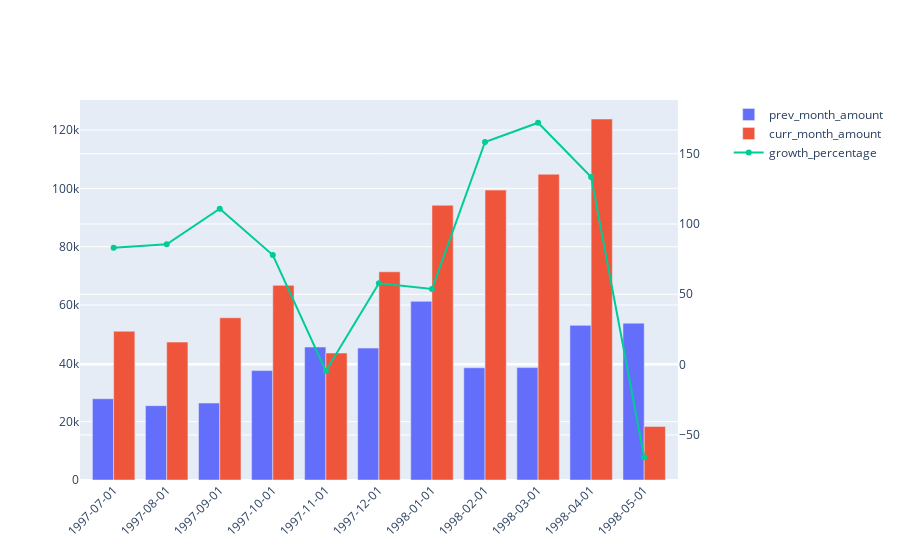

Here is the notebook cell this chart was saved with:
### Code cell
import plotly.graph_objects as go
from plotly.subplots import make_subplots

fig = make_subplots(specs=[[{"secondary_y": True}]])

fig.add_trace(go.Bar(
x=df['curr_month'],y=df['prev_amount'],name='prev_month_amount'),secondary_y=False)

fig.add_trace(go.Bar(
x=df['curr_month'],y=df['curr_amount'],name='curr_month_amount'),secondary_y=False)
fig.update_layout(barmode='group', xaxis_tickangle=-45)

fig.add_trace(go.Scatter(
x=df['curr_month'],y=df['growth_percent'],name='growth_percentage'),secondary_y=True)
fig.update_xaxes(type='category')
fig.show()

### Figure 1 — Plotly figure (JSON) as saved in the notebook; plotly's stock layout.template omitted (floating-point values rounded to 4 significant figures)
{"data": [{"name": "prev_month_amount", "type": "bar", "x": ["1997-07-01", "1997-08-01", "1997-09-01", "1997-10-01", "1997-11-01", "1997-12-01", "1998-01-01", "1998-02-01", "1998-03-01", "1998-04-01", "1998-05-01"], "xaxis": "x", "y": [27860.0, 25490.0, 26380.0, 37520.0, 45600.0, 45240.0, 61260.0, 38480.0, 38550.0, 53030.0, 53780.0], "yaxis": "y"}, {"name": "curr_month_amount", "type": "bar", "x": ["1997-07-01", "1997-08-01", "1997-09-01", "1997-10-01", "1997-11-01", "1997-12-01", "1998-01-01", "1998-02-01", "1998-03-01", "1998-04-01", "1998-05-01"], "xaxis": "x", "y": [51020.0, 47290.0, 55630.0, 66750.0, 43530.0, 71400.0, 94220.0, 99420.0, 104900.0, 123800.0, 18330.0], "yaxis": "y"}, {"name": "growth_percentage", "type": "scatter", "x": ["1997-07-01", "1997-08-01", "1997-09-01", "1997-10-01", "1997-11-01", "1997-12-01", "1998-01-01", "1998-02-01", "1998-03-01", "1998-04-01", "1998-05-01"], "xaxis": "x", "y": [83.12, 85.55, 110.9, 77.92, -4.531, 57.82, 53.81, 158.3, 172.0, 133.4, -65.91], "yaxis": "y2"}], "layout": {"barmode": "group", "xaxis": {"anchor": "y", "domain": [0, 0.94], "tickangle": -45, "type": "category"}, "yaxis": {"anchor": "x", "domain": [0, 1]}, "yaxis2": {"anchor": "x", "overlaying": "y", "side": "right"}}}
